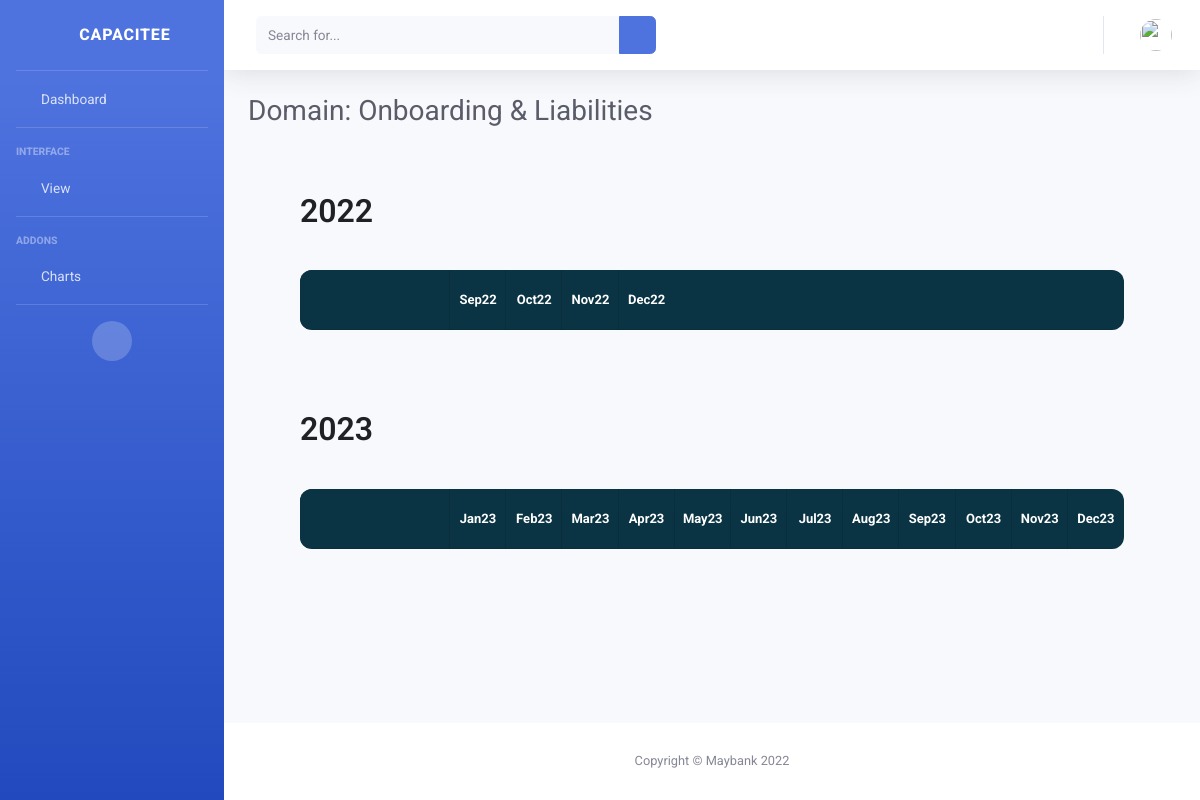
/domains/1, run on the app's committed database.
### app/models.py (models this page shows, shortened)
class Domain(models.Model):
    name = models.CharField(max_length=100)
    description = models.CharField(max_length=200)
    tribe = models.ForeignKey(Tribe, on_delete=models.CASCADE)
    sprints = models.ManyToManyField(Sprint)
    def sprints_map(self):
        sprint_map = defaultdict(list)
        for sprint in self.sprints.all().order_by('year', 'order'):
            sprint_map[sprint.year].append(sprint)
        return sprint_map.items()

class Sprint(models.Model):
    name = models.CharField(max_length=20)
    start = models.DateField('Sprint Start')
    end = models.DateField('Sprint End')
    year = models.IntegerField(default=2022)
    order = models.IntegerField(max_length=2, default=0)
    def __str__(self):
        return self.name

### app/views.py (the view)
# urls.py: path('domains/<int:pk>', views.DomainDetailView.as_view())
class DomainDetailView(generic.DetailView):
    model = Domain
    template_name = 'domain_detail.html'

### app/templates/domain_detail.html (shortened to what this page needs)
<!DOCTYPE html>
<html lang="en">
<head>
    {% include "head_part.html" %}
</head>
<body id="page-top">
<div id="wrapper">
    {% include "sidebar_part2.html" %}
    <div id="content-wrapper" class="d-flex flex-column">
        <div id="content">
            {% include "topbar_part.html" %}
            <div class="container-fluid">
                <div class="d-sm-flex align-items-center justify-content-between mb-4">
                    <h1 class="h3 mb-0 text-gray-800">Domain: {{ domain.name }}</h1>
                </div>
                <div class="row">
                    <div class='container-fluid'>
                        {% for yr, sprints in domain.sprints_map %}
                            <div class="wrapper">
                                <div class="header">
                                    <h2>{{ yr }}</h2>
                                </div>
                                <div class="gantt">
                                    <div class="gantt__row gantt__row--months">
                                        <div class="gantt__row-first"></div>
                                        {% for sprint in sprints %}
                                            <span>{{ sprint }}</span>
                                        {% endfor %}
                                    </div>
                                    <div class="gantt__row gantt__row--lines" data-month="5">
                                        {% for sprint in sprints %}
                                            <span></span>
                                        {% endfor %}
                                    </div>
                                </div>
                            </div>
                        {% endfor %}
                    </div>
                </div>
            </div>
        </div>
        {% include "footer_part.html" %}
    </div>
</div>
</body>
</html>

### app/static/css/gantt.css (style rules this page uses)
body, html { font-family: "Roboto", sans-serif; background-color: #cddade; height: 100%; -webkit-font-smoothing: antialiased; -moz-osx-font-smoothing: grayscale; }
.header { color: #202125; margin-bottom: 40px; }
.header h2 { font-weight: 600; }
.wrapper { max-width: 1200px; min-width: 700px; margin: 0 auto; padding: 40px; }
.gantt { display: grid; border: 0; border-radius: 12px; position: relative; overflow: hidden; box-sizing: border-box; box-shadow: 0 75px 125px -57px #7e8f94; }
.gantt__row { display: grid; grid-template-columns: 150px 1fr; background-color: #fff; }
.gantt__row:nth-child(odd) { background-color: #f5f5f5; }
.gantt__row:nth-child(odd) .gantt__row-first { background-color: #f5f5f5; }
.gantt__row--lines { position: absolute; height: 100%; width: 100%; background-color: transparent; grid-template-columns: 150px repeat(12, 1fr); }
.gantt__row--lines span { display: block; border-right: 1px solid rgba(0, 0, 0, 0.1); }
.gantt__row--lines:after { grid-row: 1; grid-column: 0; background-color: #1688b3 45; z-index: 2; height: 100%; }
.gantt__row--months { color: #fff; background-color: #0a3444 !important; border-bottom: 1px solid rgba(0, 0, 0, 0.1); grid-template-columns: 150px repeat(12, 1fr); }
.gantt__row--months .gantt__row-first { border-top: 0 !important; background-color: #0a3444 !important; }
.gantt__row--months span { text-align: center; font-size: 13px; align-self: center; font-weight: bold; padding: 20px 0; }
.gantt__row-first { background-color: #fff; border-width: 1px 0 0 0; border-color: rgba(0, 0, 0, 0.1); border-style: solid; padding: 15px 0; font-size: 13px; font-weight: bold; text-align: center; }

### data on the page
Domain: name "Onboarding & Liabilities"
Sprint: year "2022", name "Sep22"
Sprint: name "Oct22"
Sprint: name "Nov22"
Sprint: name "Dec22"
Sprint: year "2023", name "Jan23"
Sprint: name "Feb23"
Sprint: name "Mar23"
Sprint: name "Apr23"
Sprint: name "May23"
Sprint: name "Jun23"
Sprint: name "Jul23"
Sprint: name "Aug23"
Sprint: name "Sep23"
Sprint: name "Oct23"
Sprint: name "Nov23"
Sprint: name "Dec23"
